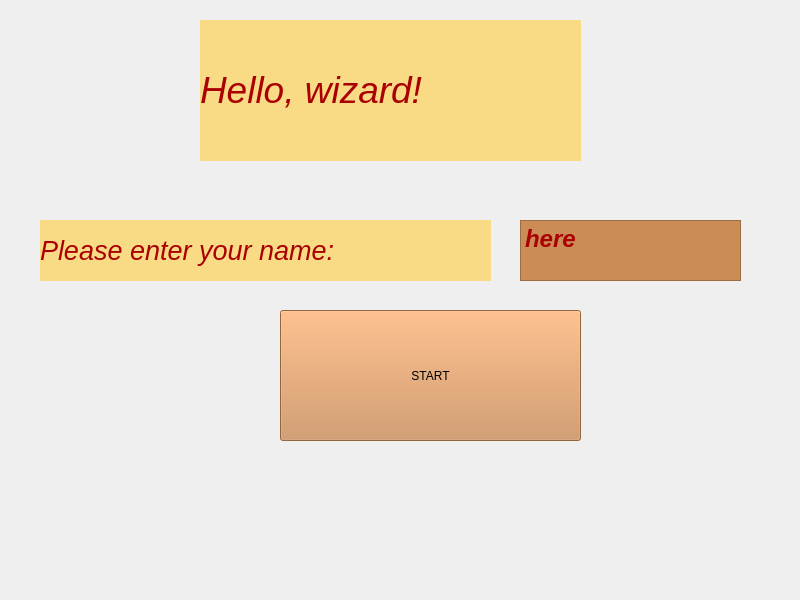
<?xml version="1.0" encoding="UTF-8"?>
<ui version="4.0">
 <class>Start_window</class>
 <widget class="QWidget" name="Start_window">
  <property name="geometry">
   <rect>
    <x>0</x>
    <y>0</y>
    <width>800</width>
    <height>600</height>
   </rect>
  </property>
  <property name="windowTitle">
   <string>Start_window</string>
  </property>
  <widget class="QPushButton" name="start_button">
   <property name="geometry">
    <rect>
     <x>280</x>
     <y>310</y>
     <width>301</width>
     <height>131</height>
    </rect>
   </property>
   <property name="toolTip">
    <string>&lt;html&gt;&lt;head/&gt;&lt;body&gt;&lt;p&gt;Click here to start game&lt;/p&gt;&lt;/body&gt;&lt;/html&gt;</string>
   </property>
   <property name="styleSheet">
    <string notr="true">font: 14pt &quot;Papyrus&quot;; rgb: (170, 0, 0);
background-color: rgb(205, 141, 86);</string>
   </property>
   <property name="text">
    <string>START</string>
   </property>
  </widget>
  <widget class="QLabel" name="label">
   <property name="geometry">
    <rect>
     <x>200</x>
     <y>20</y>
     <width>381</width>
     <height>141</height>
    </rect>
   </property>
   <property name="styleSheet">
    <string notr="true">font: 700 26pt &quot;Segoe Script&quot;;
background-color: rgb(170, 170, 127);
background-color: rgb(249, 219, 134);
color: rgb(170, 0, 0); </string>
   </property>
   <property name="text">
    <string>&lt;html&gt;&lt;head/&gt;&lt;body&gt;&lt;p&gt;&lt;span style=&quot; font-size:28pt; font-style:italic; color:#aa0000;&quot;&gt;Hello, wizard!&lt;/span&gt;&lt;/p&gt;&lt;/body&gt;&lt;/html&gt;</string>
   </property>
  </widget>
  <widget class="QLabel" name="label_2">
   <property name="geometry">
    <rect>
     <x>40</x>
     <y>220</y>
     <width>451</width>
     <height>61</height>
    </rect>
   </property>
   <property name="styleSheet">
    <string notr="true">font: 700 26pt &quot;Segoe Script&quot;;
background-color: rgb(170, 170, 127);
background-color: rgb(249, 219, 134);
color: rgb(170, 0, 0); </string>
   </property>
   <property name="text">
    <string>&lt;html&gt;&lt;head/&gt;&lt;body&gt;&lt;p&gt;&lt;span style=&quot; font-size:20pt; font-style:italic; color:#aa0000;&quot;&gt;Please enter your name:&lt;/span&gt;&lt;/p&gt;&lt;/body&gt;&lt;/html&gt;</string>
   </property>
  </widget>
  <widget class="QLabel" name="label_3">
   <property name="geometry">
    <rect>
     <x>-840</x>
     <y>-480</y>
     <width>1761</width>
     <height>1181</height>
    </rect>
   </property>
   <property name="minimumSize">
    <size>
     <width>861</width>
     <height>621</height>
    </size>
   </property>
   <property name="text">
    <string>&lt;!DOCTYPE HTML PUBLIC &quot;-//W3C//DTD HTML 4.0//EN&quot; &quot;http://www.w3.org/TR/REC-html40/strict.dtd&quot;&gt;
&lt;html&gt;&lt;head&gt;&lt;meta name=&quot;qrichtext&quot; content=&quot;1&quot; /&gt;&lt;meta charset=&quot;utf-8&quot; /&gt;&lt;style type=&quot;text/css&quot;&gt;
p, li { white-space: pre-wrap; }
&lt;/style&gt;&lt;/head&gt;&lt;body style=&quot; font-family:'Segoe UI'; font-size:9pt; font-weight:400; font-style:normal;&quot;&gt;
&lt;p style=&quot; margin-top:12px; margin-bottom:12px; margin-left:0px; margin-right:0px; -qt-block-indent:0; text-indent:0px;&quot;&gt;&lt;img src=&quot;:/background/background_for_start.png&quot; /&gt;&lt;/p&gt;&lt;/body&gt;&lt;/html&gt;</string>
   </property>
  </widget>
  <widget class="QTextEdit" name="textEdit">
   <property name="geometry">
    <rect>
     <x>520</x>
     <y>220</y>
     <width>221</width>
     <height>61</height>
    </rect>
   </property>
   <property name="styleSheet">
    <string notr="true">font: 18pt &quot;Papyrus&quot;;
color: rgb(170, 0, 0);
background-color: rgb(204, 140, 86);</string>
   </property>
   <property name="html">
    <string>&lt;!DOCTYPE HTML PUBLIC &quot;-//W3C//DTD HTML 4.0//EN&quot; &quot;http://www.w3.org/TR/REC-html40/strict.dtd&quot;&gt;
&lt;html&gt;&lt;head&gt;&lt;meta name=&quot;qrichtext&quot; content=&quot;1&quot; /&gt;&lt;meta charset=&quot;utf-8&quot; /&gt;&lt;style type=&quot;text/css&quot;&gt;
p, li { white-space: pre-wrap; }
&lt;/style&gt;&lt;/head&gt;&lt;body style=&quot; font-family:'Papyrus'; font-size:18pt; font-weight:400; font-style:normal;&quot;&gt;
&lt;p style=&quot; margin-top:0px; margin-bottom:0px; margin-left:0px; margin-right:0px; -qt-block-indent:0; text-indent:0px;&quot;&gt;&lt;span style=&quot; font-family:'Segoe UI'; font-weight:700; font-style:italic; color:#aa0000;&quot;&gt;here&lt;/span&gt;&lt;/p&gt;&lt;/body&gt;&lt;/html&gt;</string>
   </property>
  </widget>
  <zorder>label_3</zorder>
  <zorder>start_button</zorder>
  <zorder>label</zorder>
  <zorder>label_2</zorder>
  <zorder>textEdit</zorder>
 </widget>
 <resources/>
 <connections/>
</ui>
